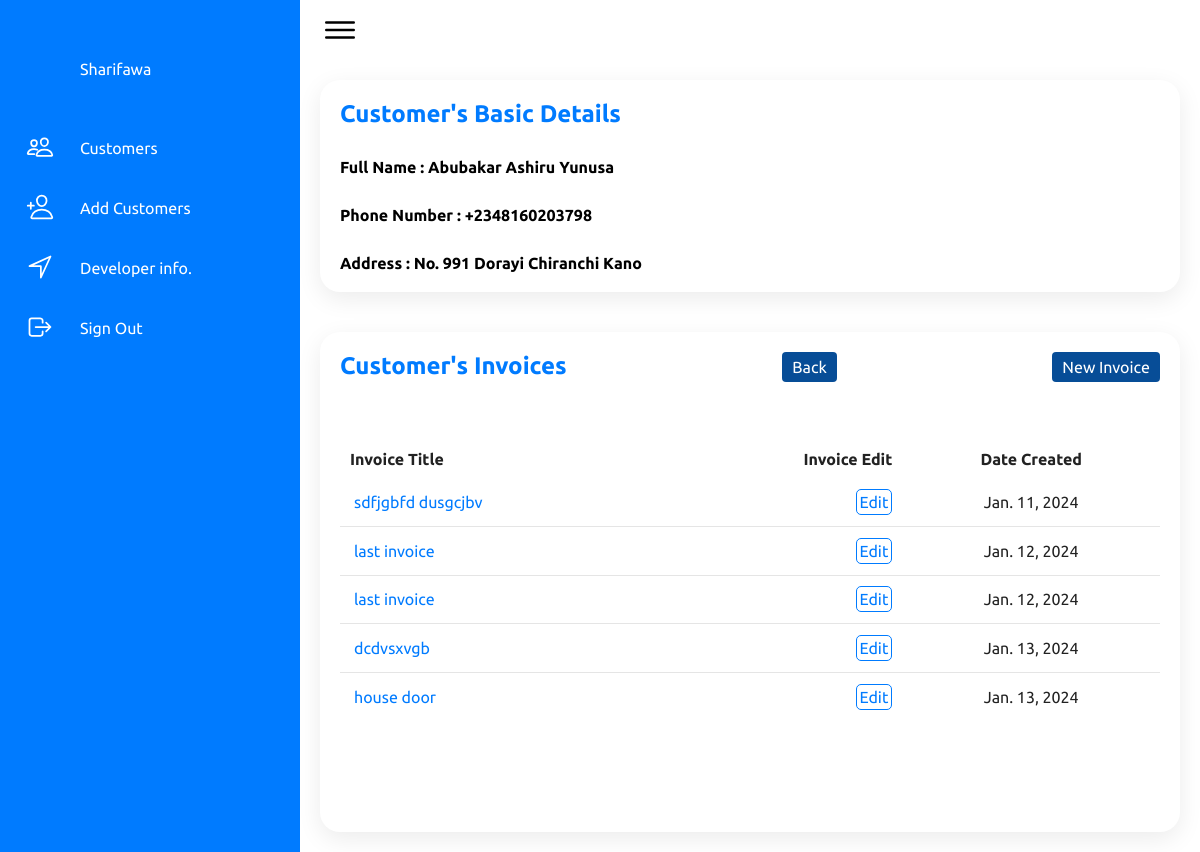
/customers/2/ (signed in), run on the app's committed database.
### products/models.py (models this page shows, shortened)
class Customer(models.Model):
    full_name = models.CharField(max_length=50, null=True)
    phone_number = models.CharField(max_length=15, null=True)
    address = models.TextField(max_length=255, null=True)

class Product(models.Model):
    customer = models.ForeignKey(Customer, on_delete=models.CASCADE, default=1)
    title = models.TextField(max_length=200, null=True, default = None)
    date_created = models.DateField(null=True, blank=True)
    total = models.PositiveIntegerField(default=1)
    sub_total = models.PositiveIntegerField(default=1)
    deposit = models.PositiveIntegerField(default=1)
    balance1 = models.PositiveIntegerField(default=1)
    balance2 = models.PositiveIntegerField(default=1)

### products/views.py (the view)
# urls.py: path('customers/<int:customer_id>/', customer_detail, name='customer_details'),
def customer_detail(request, customer_id):
    customer = Customer.objects.get(pk=customer_id)
    products = customer.product_set.all()  # Access products through the reverse relationship
    paginator = Paginator(products, 10)
    page = request.GET.get('page')
    try:
        paginated_products = paginator.page(page)
    except PageNotAnInteger:
        paginated_products = paginator.page(1)
    except EmptyPage:
        paginated_products = paginator.page(paginator.num_pages)
    return render(request, 'products/customer_detail.html', {'customer': customer, 'products': products})

### templates/products/customer_detail.html (shortened to what this page needs)
{% extends "base.html" %}
{% block content %}
<body>
    <div class="main" id="main">
        <div class="topbar">
            <div class="toggle">
                <ion-icon name="menu-outline"></ion-icon>
            </div>
        </div>
      <div class="details" style="width: 100%; display: block;">
        <div class="description">
              <div class="cardHeader">
                <h2>Customer's Basic Details</h2>
              </div>
              <strong>
                <p style="margin-top: 30px; font-family: Ubuntu;">
                  Full Name : {{ customer.full_name }}
                </p>
                <p style="margin-top: 30px; font-family: Ubuntu;">
                  Phone Number : {{ customer.phone_number }}
                </p>
                <p style="margin-top: 30px; font-family: Ubuntu;">
                  Address : {{ customer.address }}
                </p>
              </strong>
        </div>
      </div>
    <div id="content">
        <div class="details" style="width: 100%; display: block;">
            <div class="recentOrders">
                <div class="cardHeader">
                    <h2>Customer's Invoices</h2>
                    <strong class="my-btn">
                      <button>
                        <a href="{% url 'products:customer_list' %}" style="color: white; text-decoration: none;">
                          Back
                        </a>
                      </button>
                    </strong>
                    <strong class="my-btn">
                        <button>
                          <a href="{% url 'products:create_product' customer_id=customer.id %}" style="color: white; text-decoration: none;">
                            New Invoice
                          </a>
                        </button>
                    </strong>
                </div>
                <table>
                    <thead>
                        <tr>
                            <td>Invoice Title</td>
                            <td>Invoice Edit</td>
                            <td>Date Created</td>
                        </tr>
                    </thead>
                    <tbody>
                    {% if products %}
                        {% for product in products %}
                        <tr>
                            <td><a href="{% url 'products:product_detail' pk=product.id %}"
                                style="text-decoration: none;
                                border: 1px solid white;
                                background-color: white;
                                padding: 3px 3px 3px 3px;
                                border-radius: 5px;
                                color: #007BFF;">{{ product.title }}</a></td>
                                <td><a href="{% url 'products:edit_customer_products' product.id %}"
                                  style="text-decoration: none;
                                  border: 1px solid #007BFF;
                                  background-color: white;
                                  padding: 3px 3px 3px 3px;
                                  border-radius: 5px;
                                  color: #007BFF;">Edit</a></td>
                            <td>{{ product.date_created }}</td>
                        </tr>
                        {% endfor %}
                    {% else %}
                        <p>No Invoice found.</p>
                    {% endif %}
                    </tbody>
                </table>
                <center>
              </center>
            </div>
        </div>
    </div>
</div>
</body>
{% endblock %}

### products/static/css/style.css (style rules this page uses)
* { font-family: "Ubuntu", sans-serif; margin: 0; padding: 0; box-sizing: border-box; }
:root { --blue: #007BFF; --white: #fff; --gray: #f5f5f5; --black1: #222; --black2: #999; }
body { min-height: 100vh; overflow-x: hidden; }
.main { position: absolute; width: calc(100% - 300px); left: 300px; min-height: 100vh; background: var(--white); transition: 0.5s; }
.topbar { width: 100%; height: 60px; display: flex; justify-content: space-between; align-items: center; padding: 0 10px; }
.toggle { position: relative; width: 60px; height: 60px; display: flex; justify-content: center; align-items: center; font-size: 2.5rem; cursor: pointer; }
.details { position: relative; width: 100%; padding: 20px; display: grid; grid-template-columns: 2fr 1fr; grid-gap: 30px; }
.details .recentOrders { position: relative; display: grid; min-height: 500px; background: var(--white); padding: 20px; box-shadow: 0 7px 25px rgba(0, 0, 0, 0.08); border-radius: 20px; }
.details .cardHeader { display: flex; justify-content: space-between; align-items: flex-start; }
.cardHeader h2 { font-weight: 600; color: var(--blue); }
.details table { width: 100%; border-collapse: collapse; margin-top: 10px; }
.details table thead td { font-weight: 600; }
.details .recentOrders table tr { color: var(--black1); border-bottom: 1px solid rgba(0, 0, 0, 0.1); }
.details .recentOrders table tr:last-child { border-bottom: none; }
.details .recentOrders table tr td { padding: 10px; }
.details .recentOrders table tr td:last-child { text-align: end; }
.details .recentOrders table tr td:nth-child(2) { text-align: end; }
.details .recentOrders table tr td:nth-child(3) { text-align: center; }

### templates/products/customer_detail.html (style rules this page uses)
.description { position: relative; min-height: auto; background: var(--white); padding: 20px; box-shadow: 0 7px 25px rgba(0, 0, 0, 0.08); border-radius: 20px; }
button { text-decoration: none; background-color: #074d97; color: white; padding: 6px 10px; border: none; border-radius: 4px; cursor: pointer; font-size: 16px; }

### data on the page
Customer: full_name "Abubakar Ashiru Yunusa", phone_number "+2348160203798", address "No. 991 Dorayi Chiranchi Kano"
Product: title "sdfjgbfd dusgcjbv", date_created "Jan. 11, 2024"
Product: title "last invoice", date_created "Jan. 12, 2024"
Product: title "last invoice", date_created "Jan. 12, 2024"
Product: title "dcdvsxvgb", date_created "Jan. 13, 2024"
Product: title "house door", date_created "Jan. 13, 2024"
